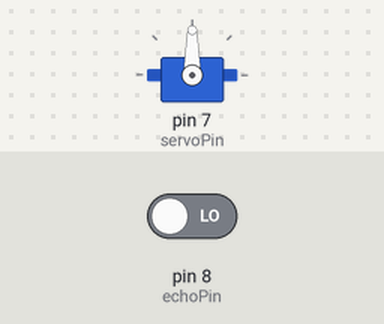
Bench run of a sketch on a simulated Arduino Uno, built with avr-gcc and run on an emulated ATmega328P. Shown: servo. The test bench sets the inputs (shaded band); at power-on: pin 8 (echoPin) LOW.

Above: at 0.05 s.
At 6.95 s:
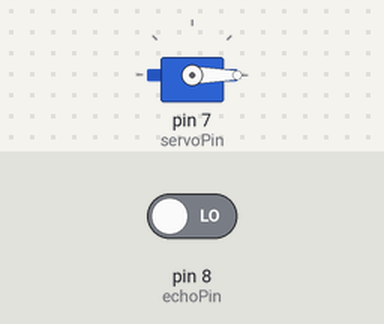
Timing chart, 0 to 9.1 s (numbered marks = the images above):
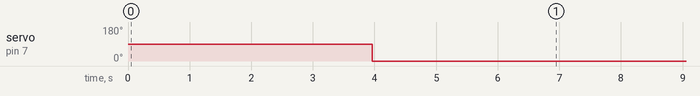

The sketch:

servo_Motor_.ino
```cpp
#include <Servo.h>
Servo servo;
int trigPin = 10;
int echoPin = 8;
int servoPin = 7;
long distance;
long duration,dist,average;
int aver[3];
void setup()
{
servo.attach(servoPin);
 pinMode(trigPin, OUTPUT);
 pinMode(echoPin, INPUT);// put your setup code here, to run once:
}

void loop() {
  for (int i=0;i<=2;i++) {   //average distance
    ultra();
   aver[i]=dist;
    delay(50);              //delay between measurements
  }
 dist=(aver[0]+aver[1]+aver[2])/3;    //average distance by 3 measurements

if ( dist<20 ) {
 //if hand on the distance 10...30 cm
 servo.attach(servoPin);
  delay(0);
 servo.write(90);
 delay(800);       //wait 5 seconds
 servo.write(0);
 delay(3000);
 servo.detach();
}
}
void ultra(){
  digitalWrite(trigPin, LOW);
  delayMicroseconds(2);
  digitalWrite(trigPin, HIGH);
  delayMicroseconds(5000);
  digitalWrite(trigPin, LOW);
  duration = pulseIn(echoPin, HIGH);
  dist = duration*0.04/2;
  }
```

Measured:
- by itself, servo on pin 7 (servoPin): alternates 90° for 0.80 s and 0° for 6.2 s
